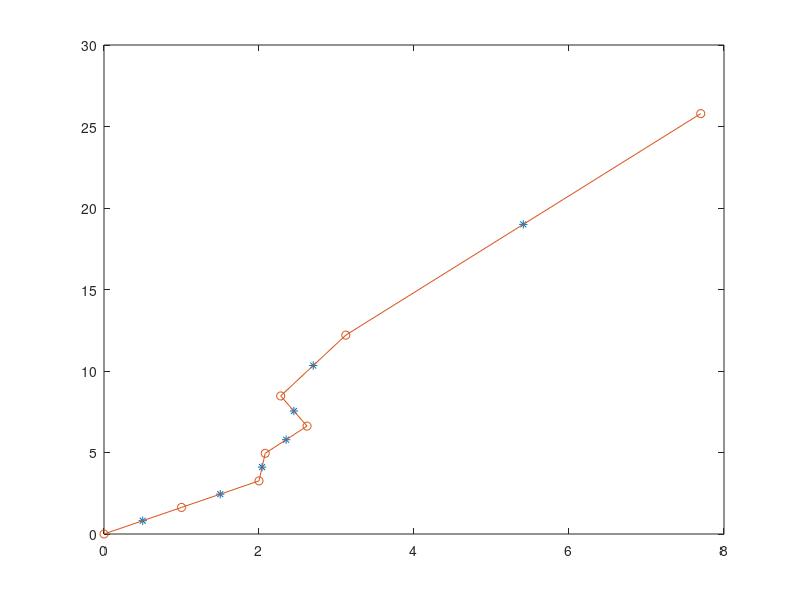

Source code (MATLAB):
%% Musculoskeletal Geometry
clear
clc, close all

X=[0;1;1.54;1.85;1.95;2.20;4.91];
Z=[0;1.63;3.29;4.97;6.73;9.52;18.18];

joints.X=[-0.5;0.5;1.5;1.58;2.12;1.78;2.62;7.2];
joints.Y=[-0.815;0.815;2.445;4.135;5.805;7.655;11.385;24.975];

X=X-joints.X(1);
Z=Z-joints.Y(1);

joints.X=joints.X-joints.X(1);
joints.Y=joints.Y-joints.Y(1);

plot(X,Z,'*')
hold on
plot(joints.X,joints.Y,'o-')

m=[0.030;0.025;0.020;0.022;0.025;0.055;4.553];
Iz=[0.118;0.085;0.058;0.060;0.074;0.222;165.463];

l=zeros(7,1);
q0=zeros(7,1);
for i=2:8
l(i-1)=sqrt((joints.X(i)-joints.X(i-1))^2+(joints.Y(i)-joints.Y(i-1))^2);
q0(i-1)=atan((joints.Y(i)-joints.Y(i-1))/(joints.X(i)-joints.X(i-1)));
end


%%%%%%%%%%%%%%%%%%%%%%%%%%%%%%%
%hold on
%CoR_X=[1.3;1.77;2.1;2.2;2.33;2.34];
%CoR_Z=[0.41;1.46;3.33;4.95;6.73;11.72];
%plot(CoR_X,CoR_Z,'*')
% 
% r=sqrt(Iz./m)/2
% n=length(X);
% joints=zeros(n,2);
% [xout,yout]=circcirc(X(1),Z(1),r(1),X(2),Z(2),r(2))
% [yout,I]=min(yout)
% xout=xout(I)
% joints(2,1)=xout;
% joints(2,2)=yout;
% slope=(yout-Z(1))/(xout-X(1));
% intercept=Z(1)-slope*X(1);
% [xout,yout]=linecirc(slope,intercept,X(1),Z(1),r(1));
% [joints(1,1),I]=min(xout);
% joints(1,2)=yout(I);
% 
% %joints(1,:)=[-0.5,-0.5];
% %joints(2,:)=[0.5481,0.8264];
% 
% for i=3:n
%     slope=(joints(i-1,2)-Z(i-1))/(joints(i-1,1)-X(i-1));
%     intercept=Z(i-1)-slope*X(i-1);
%     dist=sqrt((joints(i-1,2)-Z(i-1))^2+(joints(i-1,1)-X(i-1))^2);
%     [xout,yout]=linecirc(slope,intercept,X(i-1),Z(i-1),dist);
%     [joints(i,2),I]=max(yout);
%     joints(i,1)=xout(I);
% end
% plot(X,Z,'*')
% hold on
%plot(joints(:,1),joints(:,2),'o-')
